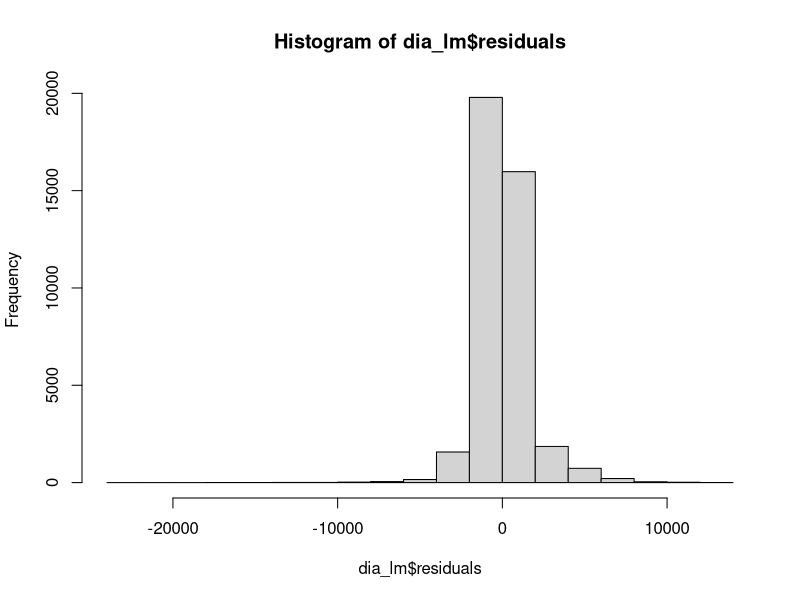
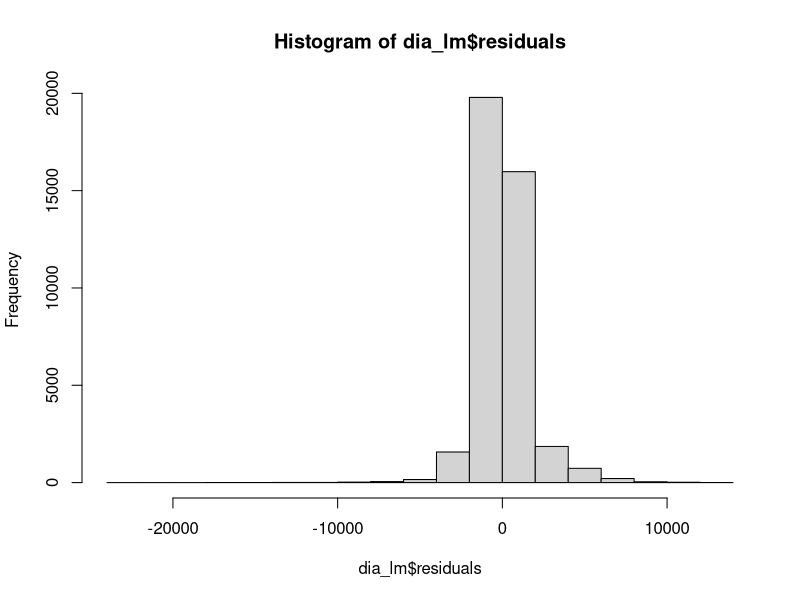

Write the R code that produced these figures, in order.
## ---- chunk 1
knitr::opts_chunk$set(echo = TRUE)
## ---- chunk 2
library(caret)
data("diamonds")
head(diamonds)
datadia<-diamonds
remove(diamonds)
## ---- chunk 3
datadia1<-datadia[,c(-2,-3,-4)]
diacor<-cor(datadia1)
diacor
## ---- chunk 4
findLinearCombos(datadia1)
## ---- chunk 5
set.seed(564738)
dia_sv<-createDataPartition(datadia1$price, p=0.75, list = FALSE)
dia_train<-datadia1[dia_sv,]
dia_test<-datadia1[-dia_sv,]
## ---- chunk 6
dia_lm<-lm(dia_train$price ~ . , data = dia_train)
summary(dia_lm)
## ---- chunk 7
summary(dia_lm$residuals)
hist(dia_lm$residuals)
## ---- chunk 8
dia_lm2<-lm(dia_train$price ~ . -z, data = dia_train)
summary(dia_lm2)
## ---- chunk 9
anova(dia_lm2,dia_lm, test="Chisq")
## ---- chunk 10
dia_p<-predict(dia_lm2,dia_test)
summary(datadia1$price)
summary(dia_train$price)
summary(dia_test$price)
summary(dia_p)
## ---- chunk 11
set.seed(564738)
dia_sv1<-createDataPartition(datadia$price, p=0.75, list = FALSE)
dia_train1<-datadia[dia_sv1,]
dia_test1<-datadia[-dia_sv1,]
dia_lm4<-lm(dia_train1$price ~ ., data = dia_train1)
summary(dia_lm4)
dia_lm5<-lm(dia_train1$price ~ . -clarity^6, data = dia_train1)
summary(dia_lm5)
dia_lm6<-lm(dia_train1$price ~ . -clarity^6-z, data = dia_train1)
summary(dia_lm6)
dia_lm7<-lm(dia_train1$price ~ . -clarity^6-z-y, data = dia_train1)
summary(dia_lm7)
## ---- chunk 12
dia_p1<-predict(dia_lm7,dia_test1)
summary(datadia$price)
summary(dia_train$price)
summary(dia_test$price)
summary(dia_p1)
## ---- chunk 13
data("Sacramento")
head(Sacramento)
datasac<-Sacramento
remove(Sacramento)
## ---- chunk 14
datasac1<-datasac[,c(-1,-2,-6)]
saccor<-cor(datasac1)
saccor
## ---- chunk 15
findLinearCombos(datasac1)
## ---- chunk 16
set.seed(564738)
sac_sv<-createDataPartition(datasac1$price, p=0.75, list = FALSE)
sac_sv
sac_train<-datasac1[sac_sv,]
sac_test<-datasac1[-sac_sv,]
## ---- chunk 17
sac_lm<-lm(price ~ . , data = sac_train)
summary(sac_lm)
summary(dia_lm$residuals)
hist(dia_lm$residuals)
## ---- chunk 18
sac_lm2<-lm(price ~ . -baths, data = sac_train)
summary(sac_lm2)
sac_lm3<-lm(price ~ . -baths-latitude, data = sac_train)
summary(sac_lm3)
## ---- chunk 19
anova(sac_lm3,sac_lm,test="Chisq")
## ---- chunk 20
sac_p<-predict(sac_lm3,sac_test)
summary(datasac1$price)
summary(sac_train$price)
summary(sac_test$price)
summary(sac_p)
## ---- chunk 21
set.seed(564738)
sac_sv1<-createDataPartition(datasac$price, p=0.75, list = FALSE)
sac_train1<-datasac[sac_sv1,]
sac_test1<-datasac[-sac_sv1,]
sac_lm4<-lm(price ~ . , data = sac_train1)
summary(sac_lm4)
sac_lm5<-lm(price ~ . -latitude, data = sac_train1)
summary(sac_lm5)
sac_lm6<-lm(price ~ . -latitude-longitude, data = sac_train1)
summary(sac_lm6)
sac_lm7<-lm(price ~ . -latitude-longitude-baths, data = sac_train1)
summary(sac_lm7)
## ---- chunk 22
#sac_p1<-predict(sac_lm7,sac_test1)
#summary(datasac$price)
#summary(sac_train1$price)
#summary(sac_test1$price)
#summary(sac_p1)
